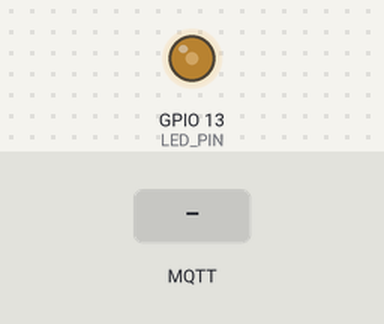
This program was run on a simulated ESP8266 (Wemos D1 mini). On the bench: output pins drawn as LEDs (lit = HIGH). The inputs (shaded band) are chosen by the test bench. WiFi joins after 1.5 s; servers stay silent unless stated; random numbers use the default seed unless the program sets one; no MQTT or app messages arrive unless stated; what the program prints to the serial monitor is not drawn.

Above: at 2.7 s.
2.8 s: MQTT message "0" arrives on the first subscribed topic
At 4.0 s:
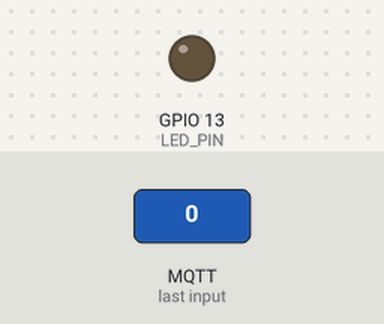
4.3 s: MQTT message "1" arrives on the first subscribed topic
At 5.4 s:
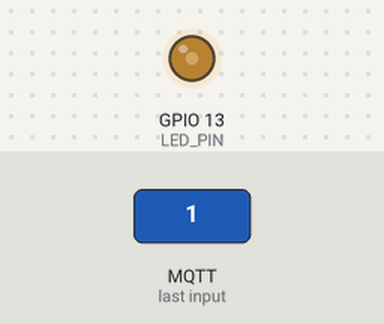
5.8 s: MQTT message "2" arrives on the first subscribed topic
At 6.5 s:
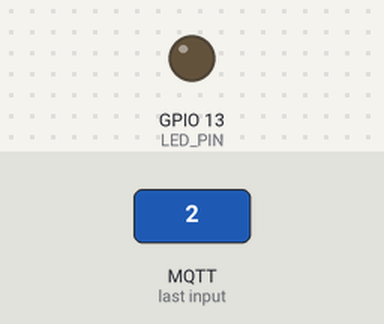
Timing chart, 0 to 8.8 s (numbered marks = the images above; inputs shaded):
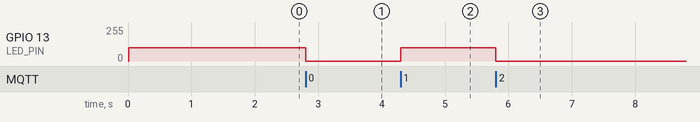

Measured:
- after the input at 2.8 s, GPIO 13 (LED_PIN): 100/255 → 0/255 at once
- after the input at 4.3 s, GPIO 13 (LED_PIN): 0/255 → 100/255 at once
- after the input at 5.8 s, GPIO 13 (LED_PIN): 100/255 → 0/255 at once

The program:

main.cpp
```cpp
#include <Arduino.h>
#include <PubSubClient.h>
#include <ESP8266WiFi.h>

#define LED_PIN 13
#define MSG_BUFFER_SIZE (50)

const char* ssid = "WLAN NAME";
const char* password = "WLAN PASSWORD";
const char* mqtt_server = "BROKER IP";
const char* mqtt_topic = "TOPIC";
const char* mqtt_user = "BROKER USERNAME";
const char* mqtt_password = "BROKER PASSWORD";

WiFiClient espClient;
PubSubClient client (espClient);
unsigned long lastMsg = 0;
char msg[MSG_BUFFER_SIZE];
int value = 0;

void setupWifi () {
  WiFi.begin(ssid, password);
  Serial.print("Connecting to ");
  Serial.print(ssid);

  while (WiFi.status() != WL_CONNECTED) {
    delay(500);
    Serial.print(".");
  }

  Serial.println('\n');
  Serial.println("Connection established!");
  Serial.print("IP address:\t");
  Serial.println(WiFi.localIP());
}

void callback(char* topic, byte* payload, unsigned int length) {
  Serial.print("Message arrived [");
  Serial.print(topic);
  Serial.print("] ");
  for (int i = 0; i < length; i++) {
    Serial.print((char)payload[i]);
  }
  Serial.println();

  // Switch on the LED if an 1 was received as first character
  if ((char)payload[0] == '1') {
    analogWrite(LED_PIN, 100);
  } else {
    analogWrite(LED_PIN, 0);
  }

}

void reconnect() {
  while (!client.connected()) {
    Serial.print("Attempting MQTT connection...");

    // Create a random client ID
    String clientId = "ESP8266Client-";
    clientId += String(random(0xffff), HEX);

    if (client.connect(clientId.c_str(), mqtt_user, mqtt_password)) {
      Serial.println("connected");
      client.subscribe(mqtt_topic);
    } else {
      Serial.print("failed, rc=");
      Serial.print(client.state());
      Serial.println(" try again in 5 seconds");
      delay(5000);
    }
  }
}

void setup() {
  Serial.begin(115200);
  delay(10);
  Serial.println('\n');

  pinMode(LED_PIN, OUTPUT);
  // For powerbank usage
  analogWrite(LED_PIN, 100);

  setupWifi();

  client.setServer(mqtt_server, 1883);
  client.setCallback(callback);
}

void loop() {
  if (!client.connected()) {
    reconnect();
  }
  client.loop();
}
```
